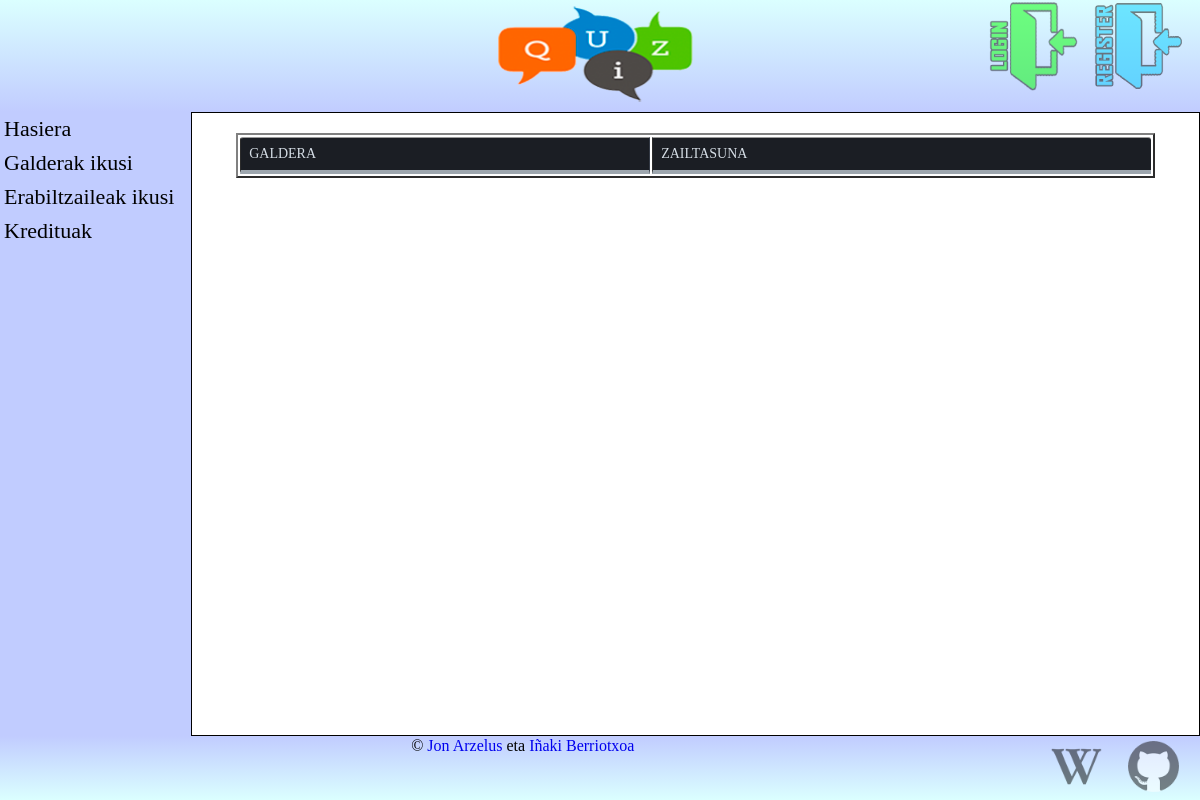
/Quizzes.php, run on an earlier commit of the app's database.
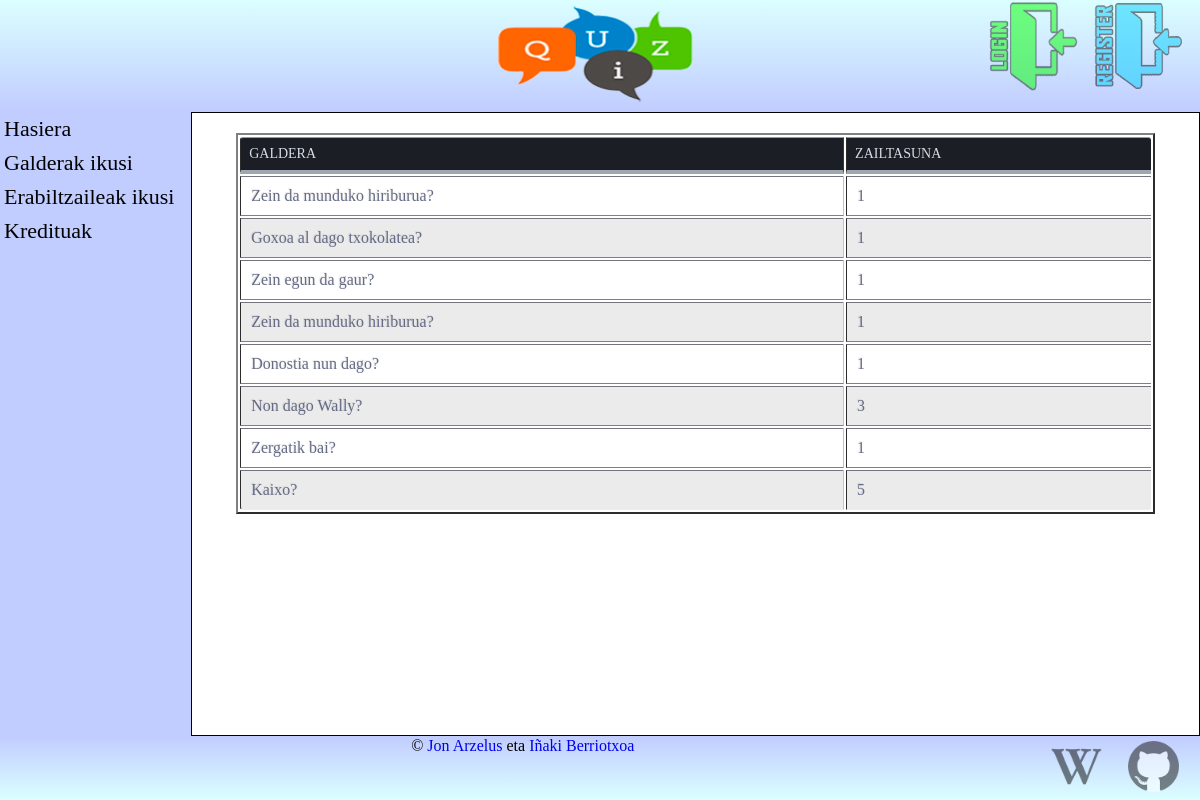
And on a later commit of the database.
### tables this page shows
CREATE TABLE `quiz` (
  `galderaZenbakia` int(11) NOT NULL,
  `egilePosta` varchar(255) NOT NULL,
  `galderaTestua` varchar(255) NOT NULL,
  `erantzunTestua` varchar(255) NOT NULL,
  `zailtasuna` set('1','2','3','4','5') DEFAULT NULL,
  `galderaArloa` varchar(255) DEFAULT NULL
);

### Quizzes.php (the view, shortened to what this page needs)
<?php
	include 'php/orrialdeGoia.php';
	echo('</head>
		<body>');
	include 'php/orrialdeNabigazioa.php';
?>
    <section class="main" id="s1">
	<div>
		<?php
			include 'dbkonexioak/dbOpen.php';
			$sql="SELECT galderaTestua, zailtasuna FROM quiz";
			$emaitza=$db->query($sql);
			if($emaitza){
				echo '<table border=2><tr><th> GALDERA </th><th> ZAILTASUNA </th>';
				while ($lerroa = $emaitza->fetch_array(MYSQLI_BOTH)){
					echo '<tr><td>'.$lerroa['galderaTestua'].'</td><td>'.$lerroa['zailtasuna'].'</td></tr>';
				}
				echo '</table>';
			}else{
				echo("Errore bat egon da galdera gehitzean: ".$db->error);
			}
		?>
	</div>
    </section>
<?php include 'php/orrialdeOina.php'; ?>

What changed in the data, as far as the page shows it:
added quiz: galderaTestua "Zein da munduko hiriburua?", zailtasuna "1"
added quiz: galderaTestua "Goxoa al dago txokolatea?", zailtasuna "1"
added quiz: galderaTestua "Zein egun da gaur?", zailtasuna "1"
added quiz: galderaTestua "Zein da munduko hiriburua?", zailtasuna "1"
added quiz: galderaTestua "Donostia nun dago?", zailtasuna "1"
added quiz: galderaTestua "Non dago Wally?", zailtasuna "3"
added quiz: galderaTestua "Zergatik bai?", zailtasuna "1"
added quiz: galderaTestua "Kaixo?", zailtasuna "5"
